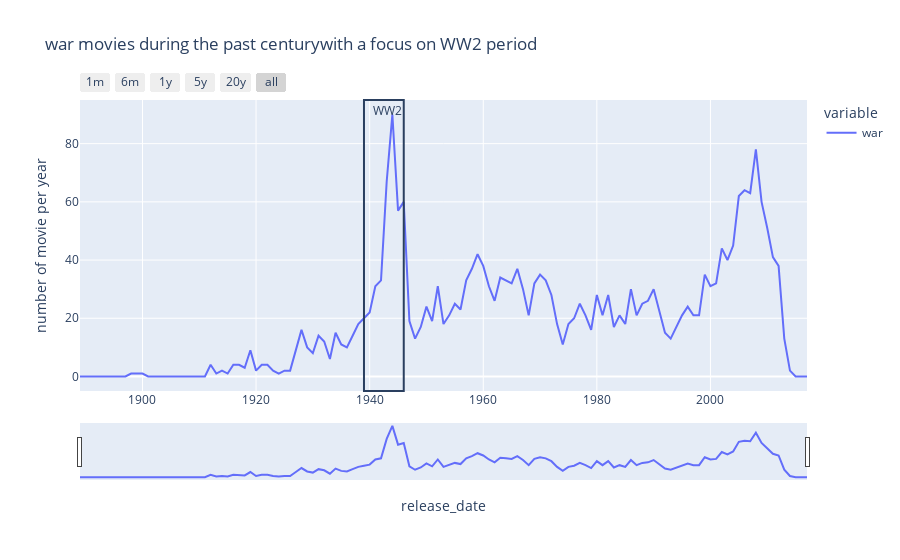

Here is the notebook cell this chart was saved with:
### Code cell
fig = px.line(genre_per_date.war.resample("Y").sum().interpolate(), labels= {'value' : 'number of movie per year'}, title = 'war movies during the past centurywith a focus on WW2 period')
fig.add_vrect(x0=pd.to_datetime(1946, format="%Y"), x1=pd.to_datetime(1939, format="%Y"), 
              annotation_text="WW2")
fig.update_xaxes(
    rangeslider_visible=True,
    rangeselector=dict(
        buttons=list([
            dict(count=1, label="1m", step="month", stepmode="backward"),
            dict(count=6, label="6m", step="month", stepmode="backward"),
            dict(count=1, label="1y", step="year", stepmode="backward"),
            dict(count=5, label="5y", step="year", stepmode="backward"),
            dict(count=20, label="20y", step="year", stepmode="backward"),
            dict(step="all")
        ])
    )
)
fig.show()

### Figure 1 — Plotly figure (JSON) as saved in the notebook; plotly's stock layout.template omitted (floating-point values rounded to 4 significant figures; data arrays with more than 128 entries replaced by an {"elided": "..."} marker saying what was removed)
{"data": [{"hovertemplate": "variable=war<br>release_date=%{x}<br>number of movie per year=%{y}<extra></extra>", "legendgroup": "war", "line": {"color": "#636efa", "dash": "solid"}, "marker": {"symbol": "circle"}, "mode": "lines", "name": "war", "orientation": "v", "showlegend": true, "type": "scatter", "x": {"elided": "129 str values"}, "xaxis": "x", "y": {"elided": "129 int values"}, "yaxis": "y"}], "layout": {"annotations": [{"showarrow": false, "text": "WW2", "x": "1946-01-01T00:00:00", "xanchor": "right", "xref": "x", "y": 1, "yanchor": "top", "yref": "y domain"}], "legend": {"title": {"text": "variable"}, "tracegroupgap": 0}, "shapes": [{"type": "rect", "x0": "1946-01-01T00:00:00", "x1": "1939-01-01T00:00:00", "xref": "x", "y0": 0, "y1": 1, "yref": "y domain"}], "title": {"text": "war movies during the past centurywith a focus on WW2 period"}, "xaxis": {"anchor": "y", "domain": [0, 1], "rangeselector": {"buttons": [{"count": 1, "label": "1m", "step": "month", "stepmode": "backward"}, {"count": 6, "label": "6m", "step": "month", "stepmode": "backward"}, {"count": 1, "label": "1y", "step": "year", "stepmode": "backward"}, {"count": 5, "label": "5y", "step": "year", "stepmode": "backward"}, {"count": 20, "label": "20y", "step": "year", "stepmode": "backward"}, {"step": "all"}]}, "rangeslider": {"visible": true}, "title": {"text": "release_date"}}, "yaxis": {"anchor": "x", "domain": [0, 1], "title": {"text": "number of movie per year"}}}}
